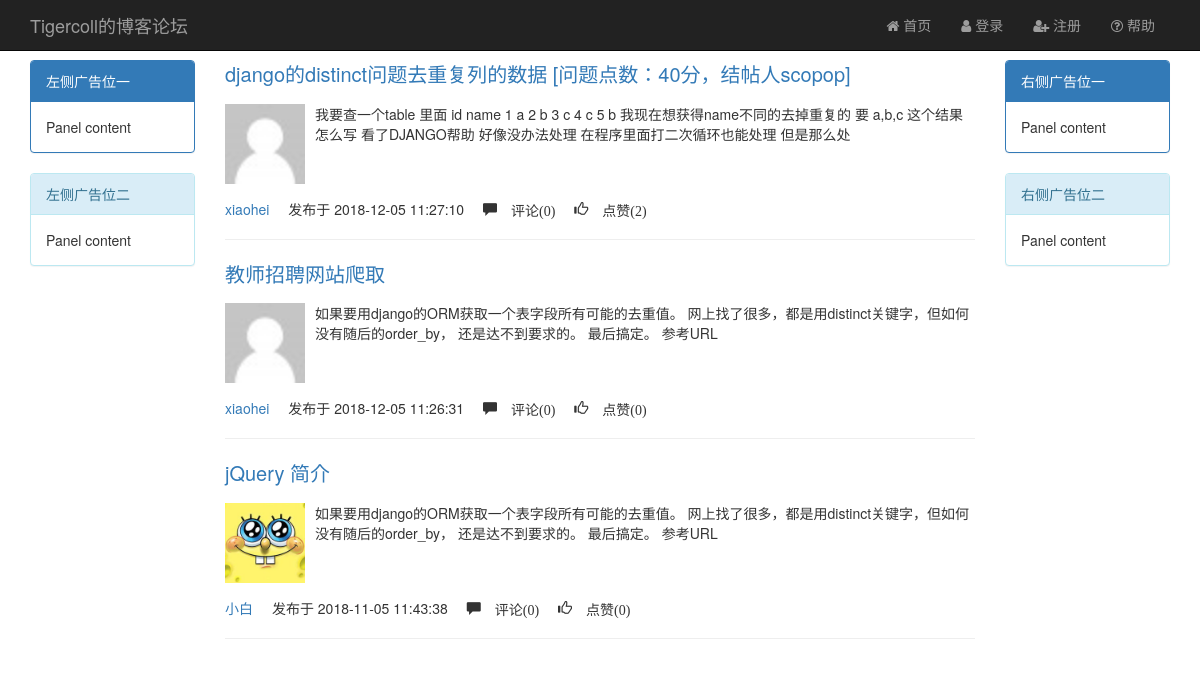
The app's page /index/ with its own data.
### bbs_blog/models.py (models this page shows, shortened)
class Article(models.Model):
    nid = models.AutoField(primary_key=True)
    title = models.CharField(max_length=64,verbose_name='文章的标题')
    desc = models.CharField(max_length=128,verbose_name='文章简介')
    create_time = models.DateTimeField(auto_now_add=True,verbose_name='创建时间')
    comment_count = models.IntegerField(verbose_name='评论数',default=0)
    favour_count =models.IntegerField(verbose_name='点赞数',default=0)
    author = models.ForeignKey(to='UserInfo',to_field='nid',on_delete=models.CASCADE,verbose_name='作者')
    tag = models.ManyToManyField(to=Tag,verbose_name='文章标签')
    category = models.ForeignKey(to=Category,on_delete=models.CASCADE,verbose_name='文章分类')
    class Meta:
        verbose_name = '文章'
        verbose_name_plural = verbose_name
        ordering=['-create_time']

class UserInfo(AbstractUser):
    nid = models.AutoField(primary_key=True)
    avatar = models.ImageField(upload_to="static/avatars/", default="static/avatars/default.png", verbose_name="头像")
    phone = models.CharField(max_length=13,verbose_name='手机号',default='')
    create_time = models.DateTimeField(auto_now_add=True,verbose_name='创建时间')
    blog = models.OneToOneField(to='BlogIndex',to_field='nid',on_delete=models.CASCADE,verbose_name='个人博客',blank=True,null=True)
    nick_name = models.CharField(max_length=64,verbose_name='显示名,昵称',default='')
    class Meta:
        verbose_name = '用户表'
        verbose_name_plural = verbose_name

### bbs_blog/views.py (the view)
# urls.py: path('index/',IndexView.as_view(),name='index'),
class IndexView(View):
    def get(self, request):
        article_list = Article.objects.all()
        return render(request, 'index.html', {'article_list': article_list})

### templates/index.html (shortened to what this page needs)
<!DOCTYPE html>
<html lang="en">
<head>
    <link rel="stylesheet" href="/static/bootstrap/css/bootstrap.min.css">
    <link rel="stylesheet" href="/static/mystyle.css">
    <link rel="stylesheet" href="/static/fontawesome/css/font-awesome.min.css">
</head>
<body>
<nav class="navbar navbar-inverse navbar-fixed-top">
    <div class="container">
        <div class="navbar-header">
            <a class="navbar-brand" href={% url  "index" %}>Tigercoll的博客论坛</a>
        </div>
        <div id="navbar" class="navbar-collapse collapse pull-right">
            <ul class="nav navbar-nav">
                <li class=""><a href={% url  "index" %}><i class="fa fa-home"></i> 首页</a>
                {% if request.user.username %}
                   <li><a href="#">{{ request.user.username }}</a></li>
                    <li class="dropdown">
                        <a href="#" class="dropdown-toggle" data-toggle="dropdown" role="button" aria-haspopup="true"
                           aria-expanded="false">个人中心<span class="caret"></span></a>
                        <ul class="dropdown-menu">
                            <li><a href="#">Action</a></li>
                            <li><a href="#">Another action</a></li>
                            <li><a href="#">Something else here</a></li>
                            <li role="separator" class="divider"></li>
                            <li><a href="/logout/">注销</a></li>
                        </ul>
                    </li>
                    {% else %}
                <li><a href={% url 'login' %}><i class="fa fa-user"></i> 登录</a></li>
                <li><a href={% url 'register' %}><i class="fa fa-user-plus"></i> 注册</a></li>
                {% endif %}
                <li><a href="#"><i class="fa fa-question-circle-o"></i> 帮助</a></li>
            </ul>
        </div>
    </div>
</nav>
<div class="container article-content">
    <div class="row ">
        <div class="col-md-2">
                <div class="panel panel-primary">
                    <div class="panel-heading">左侧广告位一</div>
                    <div class="panel-body">
                        Panel content
                    </div>
                </div>
                <div class="panel panel-info">
                    <div class="panel-heading">左侧广告位二</div>
                    <div class="panel-body">
                        Panel content
                    </div>
                </div>
        </div>
        <div class="col-md-8" >
            <div class="article-list">
                {% for article in article_list %}
                    <div class="article">
                        <p class="article-title"><a href="/blog/{{ article.author.username }}/article/{{ article.pk }}/">{{ article.title }}</a></p>
                        <div class="media">
                            <div class="media-left">
                                <a href="#">
                                    <img class="media-object author-img" src="/{{ article.author.avatar }}" alt="...">
                                </a>
                            </div>
                            <div class="media-body">
                                <p>{{ article.desc }}</p>
                            </div>
                        </div>
                        <div class="article-footer">
                            <span><a href="/blog/{{ article.author.username }}/">
                                {% if  article.author.nick_name %}
                                {{ article.author.nick_name }}
                                {% else %}
                                {{ article.author.username }}
                                {% endif %}
                            </a></span>发布于
                            <span>{{ article.create_time|date:'Y-m-d H:i:s' }}</span>
                            <span class="glyphicon glyphicon-comment"> 评论({{ article.comment_count }})</span>
                            <span class="glyphicon glyphicon-thumbs-up"> 点赞({{ article.favour_count }})</span>
                        </div>
                    </div>
                    <hr>
                {% endfor %}
            </div>
        </div>
        <div class="col-md-2">
            <div class="panel panel-primary">
                <div class="panel-heading">右侧广告位一</div>
                <div class="panel-body">
                    Panel content
                </div>
            </div>
            <div class="panel panel-info">
                <div class="panel-heading">右侧广告位二</div>
                <div class="panel-body">
                    Panel content
                </div>
            </div>
        </div>
    </div>
</div>
</body>
</html>

### static/mystyle.css (style rules this page uses)
.article-content { padding-top: 5%; }
.author-img { width: 80px; height: 80px; }
.article-footer>span { margin-right: 15px; }
.article-footer { margin-top: 15px; }
.article-title { font-size: 20px; }

### records on screen
Article: title "django的distinct问题去重复列的数据 [问题点数：40分，结帖人scopop]", author.avatar (placeholder picture), desc "我要查一个table 里面 id name 1 a 2 b 3 c 4 c 5 b 我现在想获得name不同的去掉重复的 要 a,b,c 这个结果 怎么写 看了DJANGO帮助 好像没办法处理 在程序里面打二次循环也能处理 但是那么处", author.username "xiaohei", create_time "2018-12-05 11:27:10", comment_count "0", favour_count "2"
Article: title "教师招聘网站爬取", author.avatar (placeholder picture), desc "如果要用django的ORM获取一个表字段所有可能的去重值。 网上找了很多，都是用distinct关键字，但如何没有随后的order_by， 还是达不到要求的。 最后搞定。 参考URL", author.username "xiaohei", create_time "2018-12-05 11:26:31", comment_count "0", favour_count "0"
Article: title "jQuery 简介", author.avatar (picture), desc "如果要用django的ORM获取一个表字段所有可能的去重值。 网上找了很多，都是用distinct关键字，但如何没有随后的order_by， 还是达不到要求的。 最后搞定。 参考URL", author.nick_name "小白", create_time "2018-11-05 11:43:38", comment_count "0", favour_count "0"
